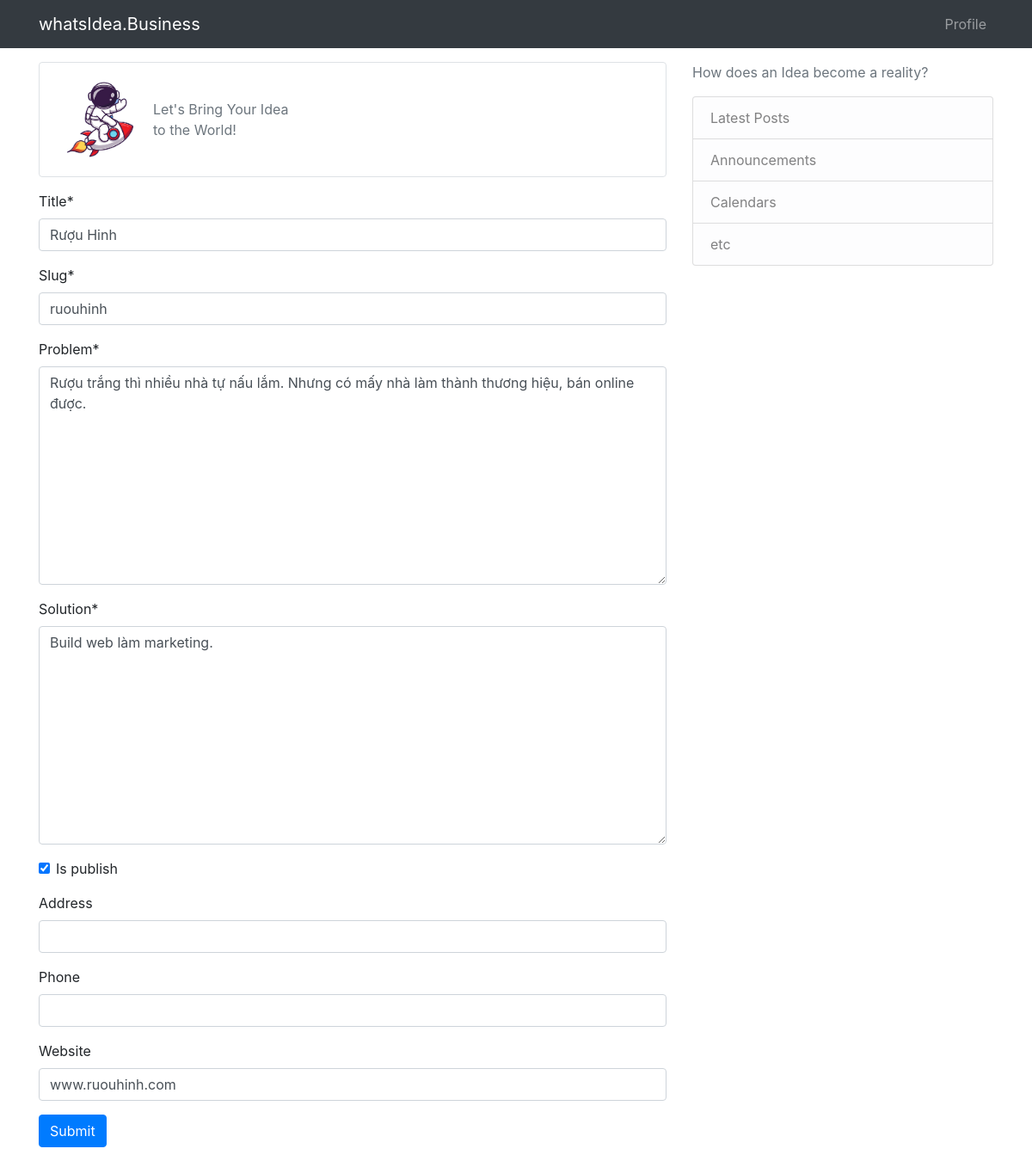
Page /idea/update/ruouhinh/ (signed in) on the committed database.
### core/models.py (models this page shows, shortened)
class Idea(models.Model):
    user = models.ManyToManyField(User)
    title = models.CharField(max_length=500)
    slug = models.SlugField(max_length=500, unique=True)
    problem = models.TextField()
    solution = models.TextField()
    is_publish = models.BooleanField(default=True)
    is_success = models.BooleanField(default=False)
    address = models.CharField(max_length=200, blank=True)
    phone = models.CharField(max_length=12, blank=True)
    website = models.CharField(max_length=30, blank=True)
    corver_image = models.ImageField(upload_to="media/", blank=True)
    date_created = models.DateTimeField(auto_now_add=True)

### idea/views.py (the view)
# urls.py: path("update/<slug:slug>/", views.idea_update, name="idea-update-page"),
@login_required()
def idea_update(request, slug):
    idea = get_object_or_404(models.Idea, slug=slug)
    if request.method == "POST":
        idea_form = forms.IdeaForm(request.POST, instance=idea)
        if idea_form.is_valid():
            idea_form.save()
            return redirect("idea-detail-page", slug=idea.slug)
    else:
        idea_form = forms.IdeaForm(instance=idea)
    context = {
        "form": idea_form
    }
    return render(request, "idea-update.html", context)

### core/forms.py
class IdeaForm(forms.ModelForm):
    class Meta:
        model = models.Idea
        fields = ["title", "slug", "problem", "solution",
                  "is_publish", "address", "phone", "website"]

### templates/idea-update.html (shortened to what this page needs)
{% extends 'base.html' %}
{%load static %}
{% load crispy_forms_tags %}
{% block content %}
<main>
    <div class="new-idea-btn border btn w-100 btn btn-outline-secondary text-left d-flex align-items-center">
        <img src="/static/img/say-hi.png" alt="">
        <div>
            <span>Let's Bring Your Idea</span>
            <br>
            <span>to the World!</span>
        </div>
    </div>
    <div class="form-group my-3">
        <form method="POST">
            {{ form | crispy }}
            <button type="submit" class="btn btn-primary">Submit</button>
        </form>
    </div>
</main>
{% endblock content %}

### templates/idea-update.html (style rules this page uses)
img { width: 120px; }

### rows in the picture
Idea: title "Rượu Hinh", slug "ruouhinh", problem "Rượu trắng thì nhiều nhà tự nấu lắm. Nhưng có mấy nhà làm thành thương hiệu, bán online được.", solution "Build web làm marketing.", is_publish "☑", website "www.ruouhinh.com"
